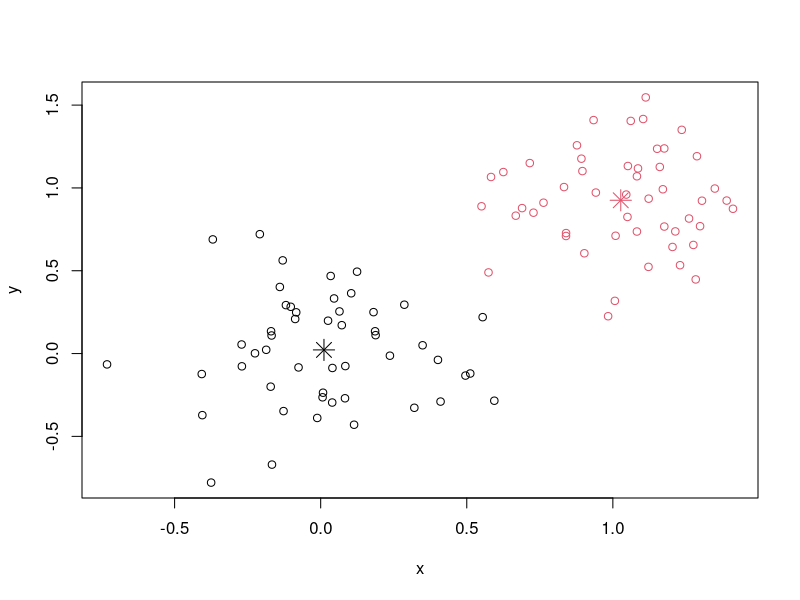
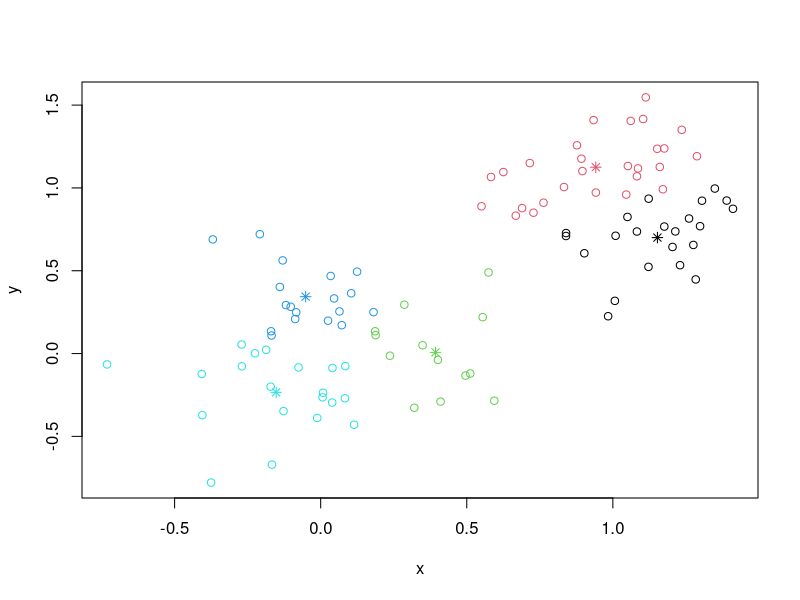

The R source for these figures, in order:
require(graphics)

# create a 2-dimensional example
x <- rbind(matrix(rnorm(100, sd = 0.3), ncol = 2), matrix(rnorm(100, mean = 1, sd = 0.3), ncol = 2))
colnames(x) <- c('x', 'y')
cl <- kmeans(x, 2)

plot(x, col = cl$cluster) # color: cluster
points(cl$centers, col = 1:2, pch = 8, cex = 2)

# random starts to help here with too many clusters
cl <- kmeans(x, 5, nstart = 25)
plot(x, col = cl$cluster)
points(cl$centers, col = 1:5, pch = 8)


require('class')

# prepare train / test data
tr.idx <- c(1:25, 51:75, 101:125)
ds.tr <- iris[tr.idx, 1:4]
ds.ts <- iris[-tr.idx, 1:4]
cl.tr <- factor(iris[tr.idx, 5])
cl.ts <- factor(iris[-tr.idx, 5])

pred <- knn(ds.tr, ds.ts, cl.tr, k = 3, prob = TRUE)
acc <- mean(pred == cl.ts)

table(pred, cl.ts)

# k-fold cross validation
require('class')

# get fold no. for each rows: 5-fold cross validation
group.1 <- cut(seq(1, 50), breaks = 5, labels = FALSE)
group.2 <- cut(seq(51, 100), breaks = 5, labels = FALSE)
group.3 <- cut(seq(101, 150), breaks = 5, labels = FALSE)
fold <- c(group.1, group.2, group.3)

acc <- c() # accuracy for each fold
for (i in 1:5) {
  ds.tr <- iris[fold != i, 1:4]
  ds.ts <- iris[fold == i, 1:4]
  cl.tr <- factor(iris[fold != i, 5])
  cl.ts <- factor(iris[fold == i, 5])
  pred <- knn(ds.tr, ds.ts, cl.tr, k = 3)
  acc[i] <- mean(pred == cl.ts)
}
acc
mean(acc)